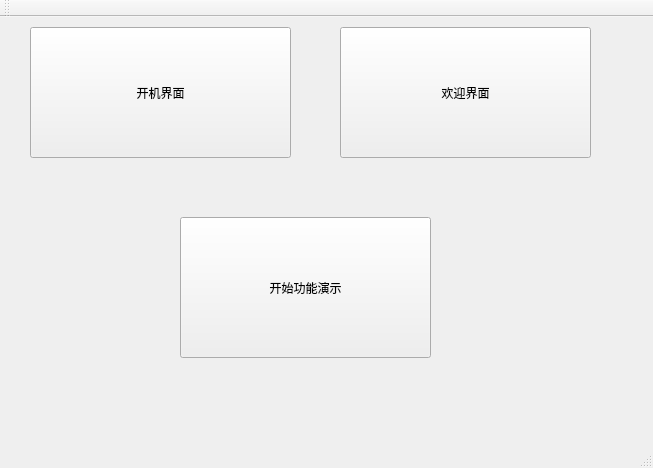
<?xml version="1.0" encoding="UTF-8"?>
<ui version="4.0">
 <class>MainWindow</class>
 <widget class="QMainWindow" name="MainWindow">
  <property name="geometry">
   <rect>
    <x>0</x>
    <y>0</y>
    <width>653</width>
    <height>468</height>
   </rect>
  </property>
  <property name="windowTitle">
   <string>MainWindow</string>
  </property>
  <widget class="QWidget" name="centralWidget">
   <widget class="QPushButton" name="pushButton">
    <property name="geometry">
     <rect>
      <x>30</x>
      <y>10</y>
      <width>261</width>
      <height>131</height>
     </rect>
    </property>
    <property name="text">
     <string>开机界面</string>
    </property>
   </widget>
   <widget class="QPushButton" name="pushButton_2">
    <property name="geometry">
     <rect>
      <x>340</x>
      <y>10</y>
      <width>251</width>
      <height>131</height>
     </rect>
    </property>
    <property name="text">
     <string>欢迎界面</string>
    </property>
   </widget>
   <widget class="QPushButton" name="pushButton_3">
    <property name="geometry">
     <rect>
      <x>180</x>
      <y>200</y>
      <width>251</width>
      <height>141</height>
     </rect>
    </property>
    <property name="text">
     <string>开始功能演示</string>
    </property>
   </widget>
  </widget>
  <widget class="QMenuBar" name="menuBar">
   <property name="geometry">
    <rect>
     <x>0</x>
     <y>0</y>
     <width>653</width>
     <height>25</height>
    </rect>
   </property>
  </widget>
  <widget class="QToolBar" name="mainToolBar">
   <attribute name="toolBarArea">
    <enum>TopToolBarArea</enum>
   </attribute>
   <attribute name="toolBarBreak">
    <bool>false</bool>
   </attribute>
  </widget>
  <widget class="QStatusBar" name="statusBar"/>
 </widget>
 <layoutdefault spacing="6" margin="11"/>
 <resources/>
 <connections/>
</ui>
